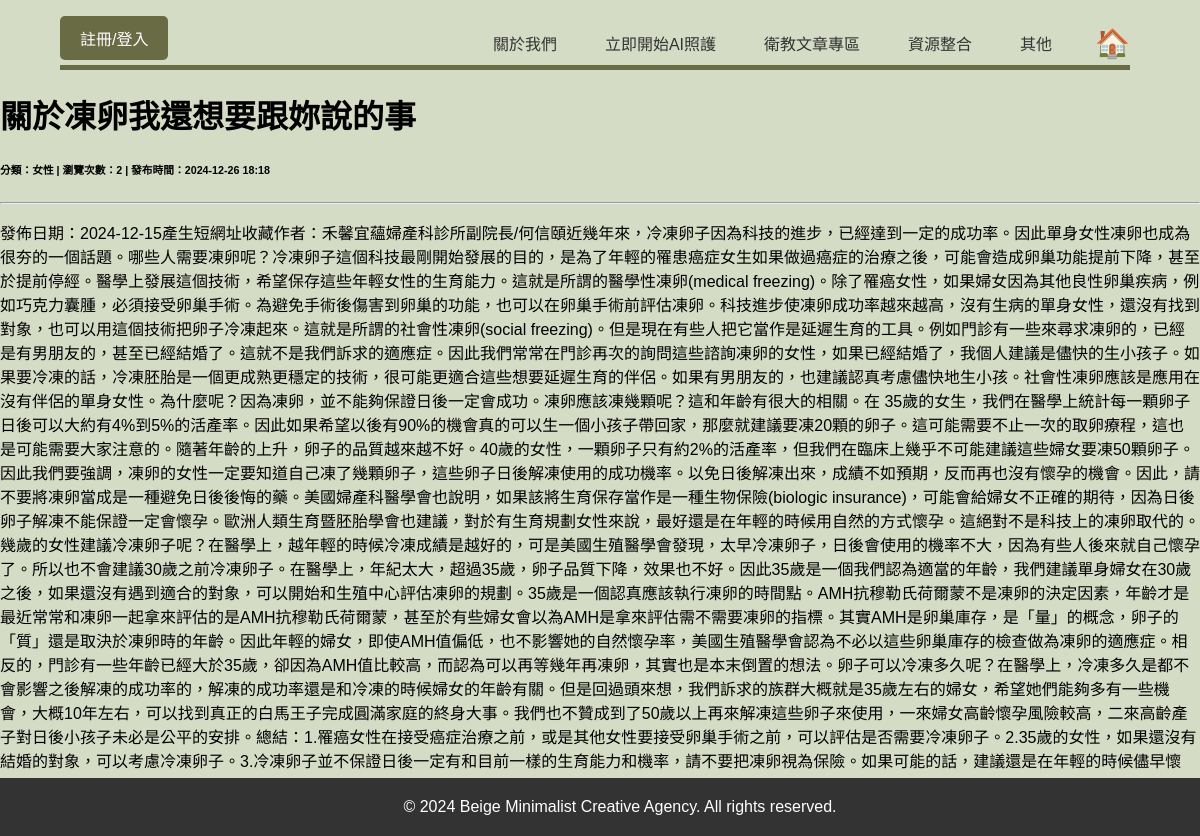
Screenshot of /crud/view_article/1 with the database file from the repository.
### apps/crud/models.py (models this page shows)
class FilteredArticle(db.Model):
    __tablename__ = 'filtered_articles'
    id = db.Column(db.Integer, primary_key=True)
    title = db.Column(db.String(255), nullable=False)
    content = db.Column(db.Text, nullable=False)
    url = db.Column(db.String(255), unique=True, nullable=False)
    view_count = db.Column(db.Integer, default=0)
    category_id = db.Column(db.Integer, db.ForeignKey('categories.id'), nullable=False)
    filtered_at = db.Column(db.DateTime, server_default=db.func.now())

class Category(db.Model):
    __tablename__ = 'categories'
    id = db.Column(db.Integer, primary_key=True)
    name = db.Column(db.String(50), nullable=False, unique=True)
    filtered_articles = db.relationship('FilteredArticle', backref='category', lazy=True)

### apps/crud/views.py (the view)
@crud.route('/view_article/<int:article_id>')
def view_article(article_id):
    article = FilteredArticle.query.get_or_404(article_id)
    article.view_count += 1
    db.session.commit()
    return render_template('crud/view_article.html', article=article)

### apps/crud/templates/crud/view_article.html
{% extends "crud/base.html" %}
{% block content %}
<div class="container mt-5">
    <h1>{{ article.title }}</h1>
    <h6 class="text-muted">
        分類：{{ article.category.name }} | 瀏覽次數：{{ article.view_count }} | 發布時間：{{ article.filtered_at.strftime('%Y-%m-%d %H:%M') }}
    </h6>
    <hr>
    <p>{{ article.content }}</p>
    <a href="{{ url_for('crud.articles') }}" class="btn btn-secondary">返回文章列表</a>
</div>
{% endblock %}

### apps/crud/static/style.css (style rules this page uses)
body { font-family: Arial, sans-serif; background-color: #D5DCC5; margin: 0; padding: 0; }

### rows the page displays
FilteredArticle: title "關於凍卵我還想要跟妳說的事", view_count "2", filtered_at "2024-12-26 18:18", content "發佈日期：2024-12-15產生短網址收藏作者：禾馨宜蘊婦產科診所副院長/何信頤近幾年來，冷凍卵子因為科技的進步，已經達到一定的成功率。因此單身女性凍卵也成為很夯的一個話題。哪些人需要凍卵呢？冷凍卵子這個科技最剛開始發展的目的，是為了年輕的罹患癌症女生如果做過癌症的治療之後，可能會造成卵巢功能提前下降，甚至於提前停經。醫學上發展這個技術，希望保存這些年輕女性的生育能力。這就是所謂的醫學性凍卵(medical freezing)。除了罹癌女性，如果婦女因為其他良性卵巢疾病，例如巧克力囊腫，必須接受卵巢手術。為避免手術後傷害到卵巢的功能，也可以在卵巢手術前評估凍卵。科技進步使凍卵成功率越來越高，沒有生病的單身女性，還沒有找到對象，也可以用這個技術把卵子冷凍起來。這就是所謂的社會性凍卵(social freezing)。但是現在有些人把它當作是延遲生育的工具。例如門診有一些來尋求凍卵的，已經是有男朋友的，甚至已經結婚了。這就不是我們訴求的適應症。因此我們常常在門診再次的詢問這些諮詢凍卵的女性，如果已經結婚了，我個人建議是儘快的生小孩子。如果要冷凍的話，冷凍胚胎是一個更成熟更穩定的技術，很可能更適合這些想要延遲生育的伴侶。如果有男朋友的，也建議認真考慮儘快地生小孩。社會性凍卵應該是應用在沒有伴侶的單身女性。為什麼呢？因為凍卵，並不能夠保證日後一定會成功。凍卵應該凍幾顆呢？這和年齡有很大的相關。在…"
Category: category.name "女性"
